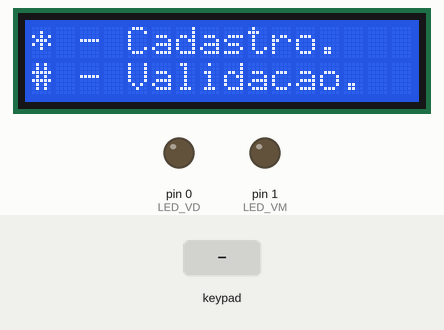
This sketch was run on a simulated Arduino Uno, built with avr-gcc and run on an emulated ATmega328P. On the bench: 16×2 character LCD, output pins drawn as LEDs (lit = HIGH). Wiring (inferred from the names in the program): 6×5 keypad (labels assumed): rows pin 2, pin 7, pin 9, pin 12, pin 6, pin 3; columns pin 8, pin 10, pin 11, pin 5, pin 4. Inputs (shaded band) come from the test bench. EEPROM starts erased; pins used as bus, display or sensor lines are not drawn.

Above: at 1.2 s.
1.3 s: key '6' pressed
At 2.0 s:
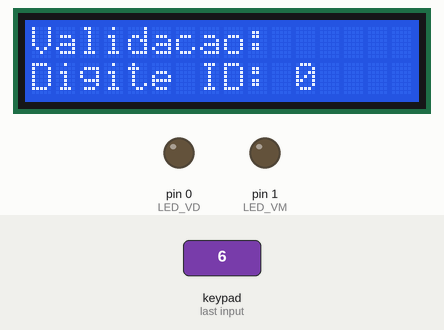
2.9 s: keypad keys 1 3 9 7 pressed 0.4 s apart
At 5.3 s:
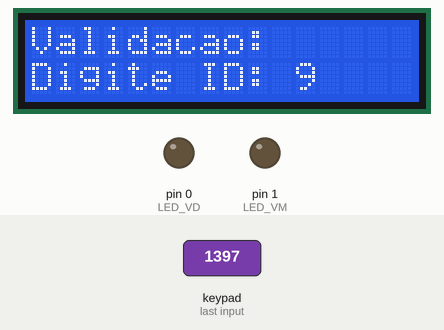
6.0 s: key '6' pressed
At 6.6 s:
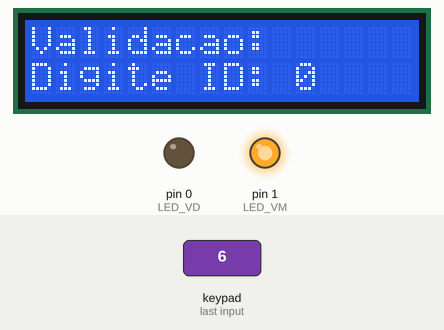
8.5 s: key 'G' pressed
At 9.8 s:
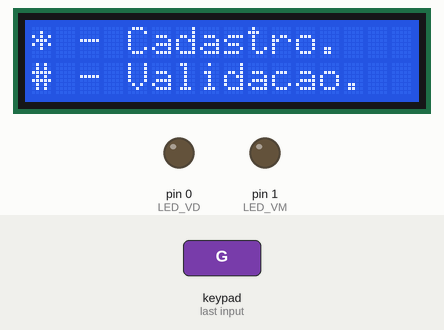
10.1 s: key 'G' pressed
At 11.0 s:
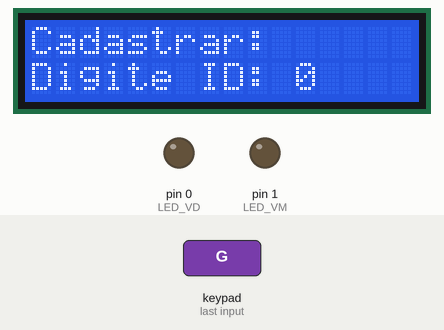
11.7 s: keypad keys 1 3 9 7 A pressed 0.4 s apart
At 14.4 s:
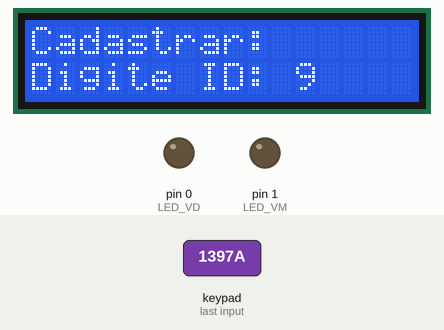
Timing chart, 0 to 15.9 s (numbered marks = the images above; inputs shaded):
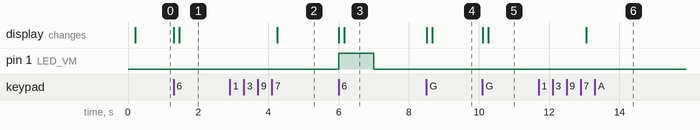

Measured:
- after the input at 1.3 s, the display: first changes at once (image 1 shows a later state)
- after the input at 2.9 s, the display: changes after 1.4 s (image 2)
- after the input at 6.0 s, pin 1 (LED_VM): LOW → HIGH at once, → LOW 1.0 s later; the display: first changes at once (image 3 shows a later state)
- after the input at 8.5 s, the display: first changes at once (image 4 shows a later state)
- after the input at 10.1 s, the display: first changes at once (image 5 shows a later state)
- after the input at 11.7 s, the display: changes after 1.4 s (image 6)

The sketch:

Controle_de_Senha.ino
```cpp
#include <EEPROM.h>
#include <LiquidCrystal.h>
#define LED_VD 0
#define LED_VM 1

LiquidCrystal lcd(A1, A0, A2, A3, A4, A5);

typedef struct{
    int ID, senha;
} Usuario;

Usuario usuario[10];

int L[6] = {8, 10, 11, 5, 4/*Pinos, em ordem, das linhas do teclado.*/},
    C[7] = {7, 9, 12, 6, 3, 2/*Pinos, em ordem, das colunas do teclado.*/},
    digito = 0, ID1, senha1;
unsigned long tempo, tempo1;
byte cont = 0, secao = 1, selo = 0, selo1 = 0,
     validar = 0, cadastrar = 0;
bool confirma;

bool validacao(){
   if(selo){
      if(usuario[selo - 1].senha == digito){
        selo = 0;
        return 1;
      }
      else return 0;
   }
   else{
      byte e;
      for(e = 0; e < 10; e++){
         if(usuario[e].ID == digito) break;
      }
      if(e == 10) return 0;
      else{
         selo = e+1;
         return 1;
      }
   }
}

void teclado(void); void numero(int valor);
void comando(char valor1); void salvar(void);
void sinaliza(int pin); void tecladoserial(void);

void setup(){
    tempo = millis(); tempo1 = millis();
    lcd.begin(16,2);
    lcd.clear(); //Serial.begin(9600);
   for(byte a = 0; a < 5; a++){
      pinMode(L[a], INPUT_PULLUP);
      pinMode(C[a], OUTPUT);
   }
   pinMode(C[5], OUTPUT); pinMode(LED_VM, OUTPUT); pinMode(LED_VD, OUTPUT);
   for(byte b = 0; b < 10; b++){
    usuario[b].ID = EEPROM.read((4*b));
    usuario[b].ID = EEPROM.read((4*b)+1) + (usuario[b].ID)*100;
    usuario[b].senha = EEPROM.read((4*b)+2);
    usuario[b].senha = EEPROM.read((4*b)+3) + (usuario[b].senha)*100;
    Serial.print(usuario[b].ID); Serial.print(" - ");
    Serial.println(usuario[b].senha);
   }
   digitalWrite(LED_VD, LOW); digitalWrite(LED_VM, LOW);
}

/*void salvar() {
  Serial.println("Gravando...");
  for(byte b = 0; b < 10; b++) {
    EEPROM.put(4*b, usuario[b]);
    Serial.print(usuario[b].ID); Serial.print(" --> ");
    Serial.println(usuario[b].senha);
   }
  Usuario x;
  Serial.println("Lendo...");
  for(byte b = 0; b < 10; b++) {
    EEPROM.get(4*b, x);
    Serial.print(x.ID); Serial.print(" --> ");
    Serial.println(x.senha);
   }
  delay(5000);
}*/

void salvar(){
  for(byte b = 0; b < 10; b++){
    EEPROM.update(((4*b)), (usuario[b].ID)/100);
    EEPROM.update(((4*b)+1), (usuario[b].ID)%100);
    EEPROM.update(((4*b)+2), (usuario[b].senha)/100);
    EEPROM.update(((4*b)+3), (usuario[b].senha)%100);
   }
}

void loop(){
   teclado();  //Serial.println(confirma);
   sinaliza('*'); salvar(); lcd.home();
   switch(secao){
     case 1: lcd.print("* - Cadastro."); lcd.setCursor(0,1);
             lcd.print("# - Validacao."); break;
     case 2: if(cadastrar) lcd.print("Cadastrar: ");
             else lcd.print("Validacao: ");
             lcd.setCursor(0,1);
             lcd.print("Digite ID: "); lcd.print(digito);
             lcd.print("     "); break;
     case 3: if(cadastrar) lcd.print("Cadastrar: ");
             else lcd.print("Validacao: ");
             lcd.setCursor(0,1);
             lcd.print("Senha: "); lcd.print(digito);
             lcd.print("     "); break;
     case 4: lcd.print("Confirmar senha:");
             lcd.setCursor(0,1);
             lcd.print("Senha: "); lcd.print(digito);
             lcd.print("     "); break;
   }
   tecladoserial();
}

void sinaliza(int pin){
    if(pin == '*'){
        if((millis() - tempo) > 1000){
            digitalWrite(LED_VM, LOW);
            digitalWrite(LED_VD, LOW);
        }
    }
    else{
      digitalWrite(pin, HIGH);
      tempo = millis();
    }
}

void teclado(){
   for(byte d = 0; d < 6; d++){
      digitalWrite(C[0], HIGH); digitalWrite(C[1], HIGH);
      digitalWrite(C[2], HIGH); digitalWrite(C[3], HIGH);
      digitalWrite(C[4], HIGH); digitalWrite(C[5], HIGH);
      digitalWrite(C[d], LOW);
      if(digitalRead(L[0]) == LOW){
         switch (d){
            case 0: comando('#'); break;
            case 1: numero(0); break;
            case 2: comando('*'); break;
         }
         while(digitalRead(L[0]) == LOW);
      }
      if(digitalRead(L[1]) == LOW){
         switch (d){
            case 0: numero(9); break;
            case 1: numero(8); break;
            case 2: numero(7); break;
         }
         while(digitalRead(L[1]) == LOW);
      }
      if(digitalRead(L[2]) == LOW){
         switch (d){
            case 0: numero(6); break;
            case 2: numero(4);break;
            case 3: numero(5);break;
         }
         while(digitalRead(L[2]) == LOW);
      }
      if(digitalRead(L[3]) == LOW){
         switch (d){
            case 3: numero(2); break;
         }
         while(digitalRead(L[3]) == LOW);
      }
      if(digitalRead(L[4]) == LOW){
         switch (d){
            case 4: numero(3); break;
            case 5: numero(1); break;
         }
         while(digitalRead(L[4]) == LOW);
      }
   }
}

void numero(int valor){
   if(cont == 4) return;
   digito = valor + digito*10;
   cont++;
}

void comando(char valor1){
   if(valor1 == '#'){ lcd.clear();
       switch(secao){
           case 1:  validar++; secao++; digito = 0; selo = 0; cont = 0; break;
           case 2:  if(validar){
                      if(validacao()){
                        secao++; //sinaliza(LED_VD);
                        digito = 0; cont = 0;
                      }
                      else{
                          digito = 0; cont = 0;
                          sinaliza(LED_VM);
                      }
                    }
                    if(cadastrar){
                      if(validacao()){
                        secao = 1; selo = 0; cont = 0;
                        digito = 0; sinaliza(LED_VM);
                      }
                      else{
                        selo = 0; cont = 0;
                        int f = digito;
                        digito = 2525;
                        if(validacao()){
                          ID1 = f; selo1 = selo;
                          secao++;
                        }
                        digito = 0;
                      }
                    } break;
           case 3:  if(validar){
                      if(validacao()){
                        secao = 1; cont = 0;
                        digito = 0;
                        sinaliza(LED_VD);
                      }
                      else{
                        //secao = 1;
                        digito = 0; cont = 0;
                        sinaliza(LED_VM);
                      }
                    }
                    if(cadastrar){
                      senha1 = digito;
                      digito = 0; cont = 0; secao++;
                    } break;
          case 4: if(digito == senha1){
                    secao = 1; cont = 0;
                    digito = 0;
                    selo = 0;
                    sinaliza(LED_VD);
                    cadastrar = 0;
                    usuario[selo1 - 1].ID = ID1;
                    usuario[selo1 - 1].senha = senha1;
                }
              else{
                    secao = 1; cont = 0;
                    digito = 0;
                    selo = 0;
                    sinaliza(LED_VM);
                        cadastrar = 0;
                    } break;
       }
   }
   if(valor1 == '*'){ lcd.clear();
       switch(secao){
           case 1:  cadastrar++; secao++; break;
           default: if(digito){
                      digito = digito/10; cont--;
                    }
                    else{
                      secao = 1;
                      validar = 0;
                      cadastrar = 0;
                    } break;
       }
   }
}

void tecladoserial(){
  if(Serial.available()){
    char val = Serial.read();
    if(val == '#') comando('#');
    if(val == '*') comando('*');
    if(isDigit(val)) numero(val-48);
  }
}
```
